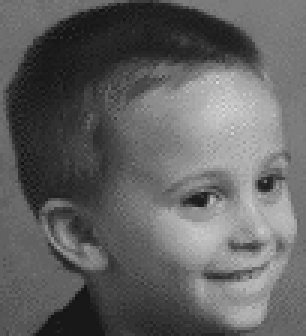
#> input picture image_processing/freq_domain/kidface.jpg, 102 x 112 px (shown 3 times larger)
$ python PhaseOnly.py
#> lines starting #> are read from the running program, lines starting #| are printed output that depends on the picture
# -*- coding: utf-8 -*-
"""
Created on Wed Dec 02 17:42:56 2015

@author: azariac
"""

import cv2
import numpy as np
from matplotlib import pyplot as plt

img = cv2.imread('kidface.jpg',0)
#> img is the input picture: shape (112, 102); min 17, max 217, mean 97.6


f = np.fft.fft2(img)
f=f/np.abs(f)
img_back = np.fft.ifft2(f)
img_back = np.abs(img_back)
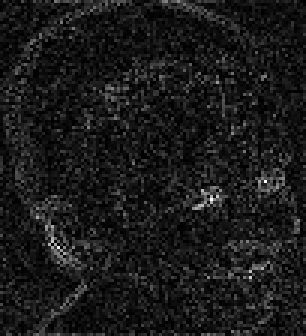
#> img_back: shape (112, 102) float64 (shown 3 times larger); min 1.48e-06, max 0.0672, mean 0.007; drawn with min black and max white
mytlt='Phase only Image'

def myplot(img,img_back,mytlt):
#> called with mytlt = 'Phase only Image'
    plt.subplot(131),plt.imshow(img, cmap = 'gray')
    plt.title('Input Image'), plt.xticks([]), plt.yticks([])
    plt.subplot(132),plt.imshow(img_back, cmap = 'gray')
    plt.title(mytlt), plt.xticks([]), plt.yticks([])
    plt.subplot(133),plt.imshow(img_back)
    plt.title('Result in JET'), plt.xticks([]), plt.yticks([])
    plt.show()
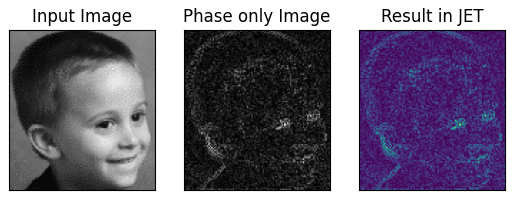
#> figure drawn by matplotlib, 3 panels
    return

myplot(img,img_back,mytlt)
